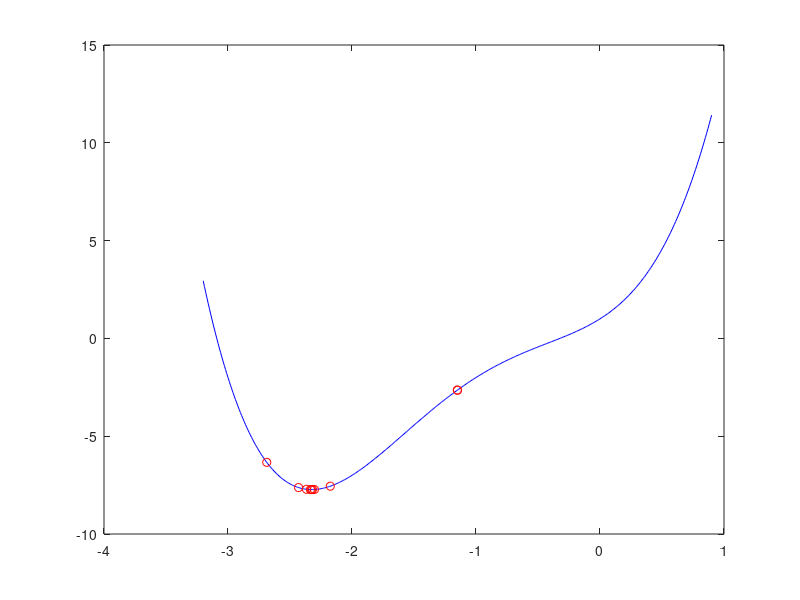

The MATLAB source for this figure:
function middle_point
arr = [];
a = -3.2; 
b = 0.9;
eps = 10e-3; 
answ = 0;
middle = (a + b) / 2;
arr = [arr middle];
while b - a > eps 
    middle = (a + b) / 2; 
    D = df(middle);
    if D > 0 
        b = middle;
    elseif D < 0 
        a = middle;
    else
        answ = middle;
    end
    
    arr =[arr middle];
end
f_x_min = f(middle);
disp(middle);
disp(f_x_min);
x = -3.2 : 0.01 : 0.9;
f_x = f(x);
plot(x,f_x,'b'); 
hold on;
f_x_arr = f(arr);
plot(arr,f_x_arr,'ro'); 

end

function f = f(x) 
    f = (x + 1).*(x + 1).*(x + 1).*(x + 1) - 2 .* x .* x;
end

function df = df(x) 
    df = 4 .* (x + 1).*(x + 1).*(x + 1) - 4 .* x;
end
